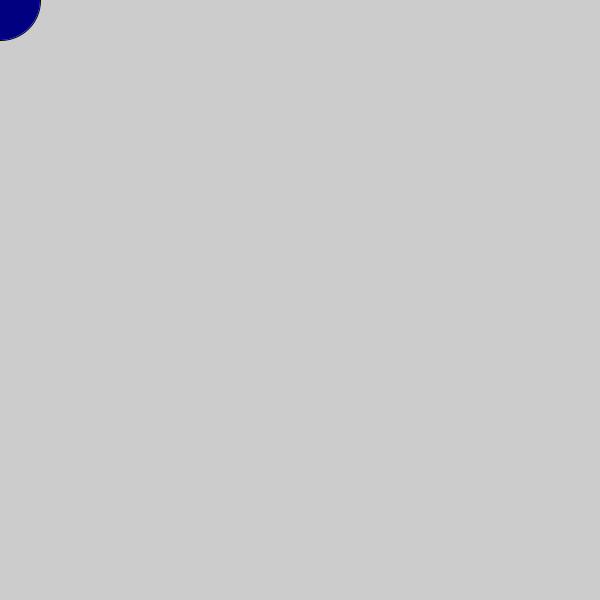
Frame 1 (no input)
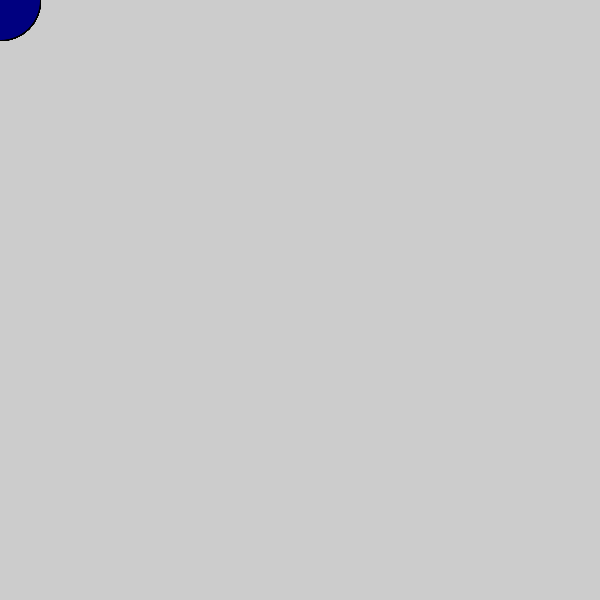
Frame 60 (the mouse pressed at the canvas centre just before this capture)
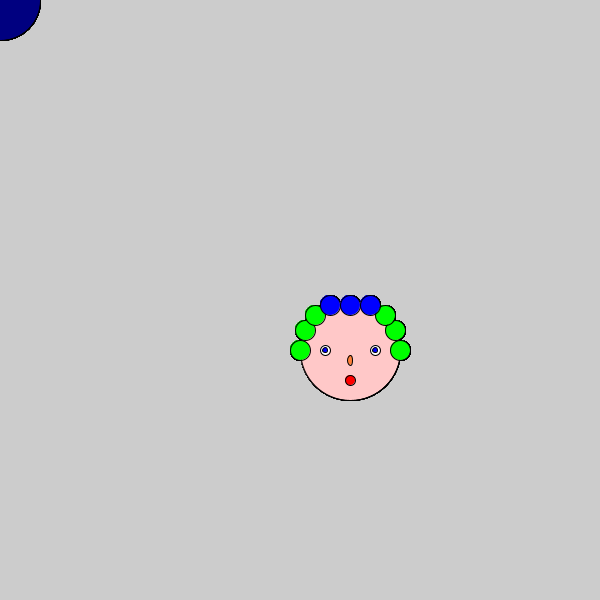
Frame 120 (the mouse held since frame 60 and released just before this capture)

The Processing sketch that drew these frames (run headless with seeded random() and noise(); from frame 60 on, the mouse is pressed at the canvas centre):

// Processing sketch: processing_47581
// ── processing_47581.pde

void setup() {
  size(600, 600);
  smooth();
}

void draw() {
  if (mousePressed) {
    //fill(255,0,255);
    
    // Head
    fill(255,200,200);
    ellipse(mouseX + 50, mouseY + 50, 100, 100);
    
    // Eyes
    fill(255,255,255);
    ellipse(mouseX + 25, mouseY + 50 , 10, 10);
    ellipse(mouseX + 75, mouseY + 50 , 10, 10);
    
    fill(0, 0, 255);
    ellipse(mouseX + 25, mouseY + 50 , 5, 5);
    ellipse(mouseX + 75, mouseY + 50 , 5, 5);
    
    // Nose
    fill(255, 128, 55);
    ellipse(mouseX + 50, mouseY + 60 , 5, 10);
    
    // Mouth
    fill(255, 0, 0);
    ellipse(mouseX + 50, mouseY + 80, 10, 10);
    
    // Hair
    fill(0, 255, 0);
    ellipse(mouseX + 0, mouseY + 50, 20, 20);
    ellipse(mouseX + 5, mouseY + 30, 20, 20);
    ellipse(mouseX + 15, mouseY + 15, 20, 20);
    ellipse(mouseX + 100, mouseY + 50, 20, 20);
    ellipse(mouseX + 95, mouseY + 30, 20, 20);
    ellipse(mouseX + 85, mouseY + 15, 20, 20);
    
    fill(0, 0, 255);
    ellipse(mouseX + 30, mouseY + 5, 20, 20);
    ellipse(mouseX + 50, mouseY + 5, 20, 20);
    ellipse(mouseX + 70, mouseY + 5, 20, 20);
    
    
    
  } else {
//    fill(255,128,80);

      fill(mouseX / 2, mouseY / 2, 128);

    ellipse(mouseX, mouseY, 80, 80);
  }
}


                
